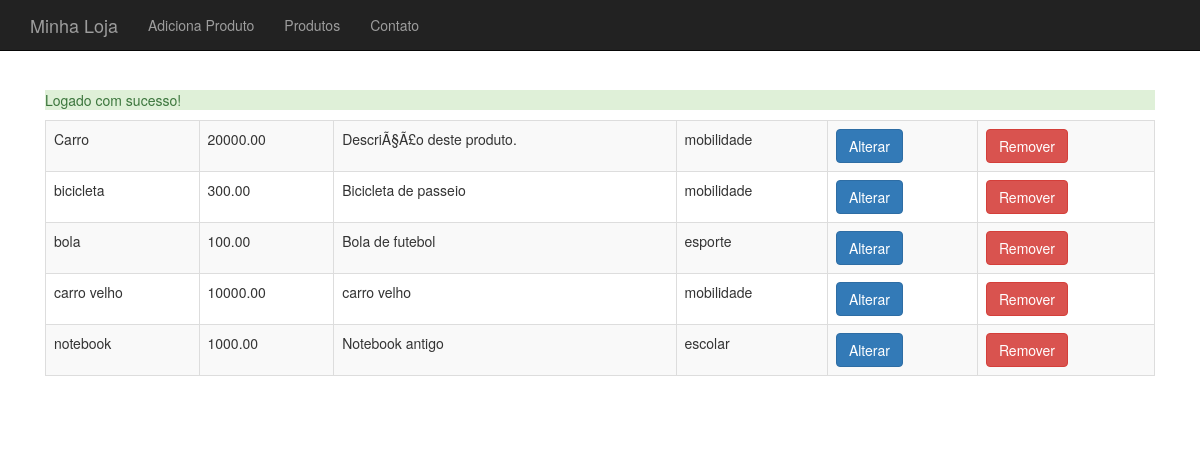
Page /produto-lista.php (signed in) on the committed database.
### tables this page shows
CREATE TABLE `produtos` (
  `id` int(11) NOT NULL AUTO_INCREMENT,
  `nome` varchar(255) DEFAULT NULL,
  `preco` decimal(10,2) DEFAULT NULL,
  `descricao` text,
  `categoria_id` int(11) DEFAULT NULL,
  `usado` tinyint(1) DEFAULT '0',
  PRIMARY KEY (`id`)
);

CREATE TABLE `categorias` (
  `id` int(11) NOT NULL AUTO_INCREMENT,
  `nome` varchar(255) DEFAULT NULL,
  PRIMARY KEY (`id`)
);

### banco-produto.php (called while the page is built, shortened)
<?php
function listaProdutos($conexao) {
	$produtos = array();
	$resultado = mysqli_query($conexao, "SELECT p.*, c.nome as categoria_nome FROM produtos as p join categorias as c on p.categoria_id=c.id");
	while($produto = mysqli_fetch_assoc($resultado)) {
		array_push($produtos, $produto);
	}
	return $produtos;
}

### produto-lista.php (the view, shortened to what this page needs)
<?php
require_once("header.php");
require_once("banco-produto.php");
?>
<table class="table table-striped table-bordered">
<?php
$produtos = listaProdutos($conexao);
foreach($produtos as $produto):
?>
	<tr>
		<td><?php echo $produto['nome'];?></td>
		<td><?php echo $produto['preco'];?></td>
		<td><?php echo substr($produto['descricao'], 0, 40);?></td>
		<td><?php echo $produto['categoria_nome'];?></td>
		<td><a class="btn btn-primary" href="produto-altera-formulario.php?id=<?php echo $produto['id']?>">Alterar</a></td>
		<td>
			<form action="remove-produto.php" method="post">
				<button class="btn btn-danger">Remover</button>
			</form>
		</td>
	</tr>
<?php
endforeach;
?>
</table>
<?php require "footer.php" ?>

### css/loja.css (style rules this page uses)
body { padding-top: 50px; }

### rows in the picture
produtos: nome "Carro", preco "20000.00", descricao "DescriÃ§Ã£o deste produto.", categoria.nome "mobilidade"
produtos: nome "bicicleta", preco "300.00", descricao "Bicicleta de passeio", categoria.nome "mobilidade"
produtos: nome "bola", preco "100.00", descricao "Bola de futebol", categoria.nome "esporte"
produtos: nome "carro velho", preco "10000.00", descricao "carro velho", categoria.nome "mobilidade"
produtos: nome "notebook", preco "1000.00", descricao "Notebook antigo", categoria.nome "escolar"

### other values in the picture
$_SESSION[$tipo] "Logado com sucesso!"
